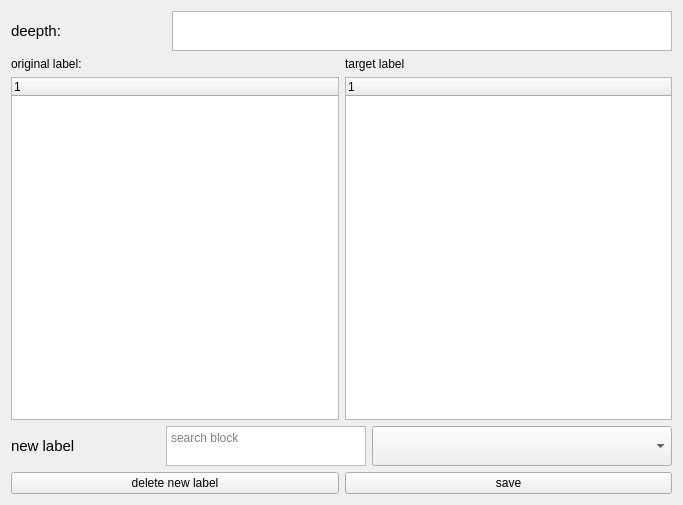
<?xml version="1.0" encoding="UTF-8"?>
<ui version="4.0">
 <class>Form</class>
 <widget class="QWidget" name="Form">
  <property name="geometry">
   <rect>
    <x>0</x>
    <y>0</y>
    <width>683</width>
    <height>505</height>
   </rect>
  </property>
  <property name="windowTitle">
   <string>Form</string>
  </property>
  <layout class="QVBoxLayout" name="verticalLayout_4">
   <item>
    <layout class="QVBoxLayout" name="verticalLayout_3">
     <item>
      <layout class="QHBoxLayout" name="horizontalLayout">
       <item>
        <widget class="QLabel" name="label">
         <property name="font">
          <font>
           <pointsize>11</pointsize>
          </font>
         </property>
         <property name="text">
          <string>deepth:</string>
         </property>
        </widget>
       </item>
       <item>
        <widget class="QTextEdit" name="deepth">
         <property name="maximumSize">
          <size>
           <width>500</width>
           <height>40</height>
          </size>
         </property>
        </widget>
       </item>
      </layout>
     </item>
     <item>
      <layout class="QHBoxLayout" name="horizontalLayout_2">
       <item>
        <layout class="QVBoxLayout" name="verticalLayout">
         <item>
          <widget class="QLabel" name="label_2">
           <property name="text">
            <string>original label:</string>
           </property>
          </widget>
         </item>
         <item>
          <widget class="QTreeWidget" name="originTree">
           <property name="minimumSize">
            <size>
             <width>0</width>
             <height>300</height>
            </size>
           </property>
           <column>
            <property name="text">
             <string notr="true">1</string>
            </property>
           </column>
          </widget>
         </item>
        </layout>
       </item>
       <item>
        <layout class="QVBoxLayout" name="verticalLayout_2">
         <item>
          <widget class="QLabel" name="label_3">
           <property name="text">
            <string>target label</string>
           </property>
          </widget>
         </item>
         <item>
          <widget class="QTreeWidget" name="targetTree">
           <column>
            <property name="text">
             <string notr="true">1</string>
            </property>
           </column>
          </widget>
         </item>
        </layout>
       </item>
      </layout>
     </item>
     <item>
      <layout class="QHBoxLayout" name="horizontalLayout_3">
       <item>
        <widget class="QLabel" name="label_4">
         <property name="font">
          <font>
           <pointsize>11</pointsize>
          </font>
         </property>
         <property name="text">
          <string>new label</string>
         </property>
        </widget>
       </item>
       <item>
        <widget class="QTextEdit" name="blocksearcher">
         <property name="maximumSize">
          <size>
           <width>200</width>
           <height>40</height>
          </size>
         </property>
         <property name="documentTitle">
          <string/>
         </property>
         <property name="overwriteMode">
          <bool>true</bool>
         </property>
         <property name="placeholderText">
          <string>search block</string>
         </property>
        </widget>
       </item>
       <item>
        <widget class="QComboBox" name="blockList">
         <property name="minimumSize">
          <size>
           <width>300</width>
           <height>40</height>
          </size>
         </property>
        </widget>
       </item>
      </layout>
     </item>
     <item>
      <layout class="QHBoxLayout" name="horizontalLayout_4">
       <item>
        <widget class="QPushButton" name="deleteLabel">
         <property name="text">
          <string>delete new label</string>
         </property>
        </widget>
       </item>
       <item>
        <widget class="QPushButton" name="saveLabel">
         <property name="text">
          <string>save</string>
         </property>
        </widget>
       </item>
      </layout>
     </item>
    </layout>
   </item>
  </layout>
 </widget>
 <resources/>
 <connections/>
</ui>
